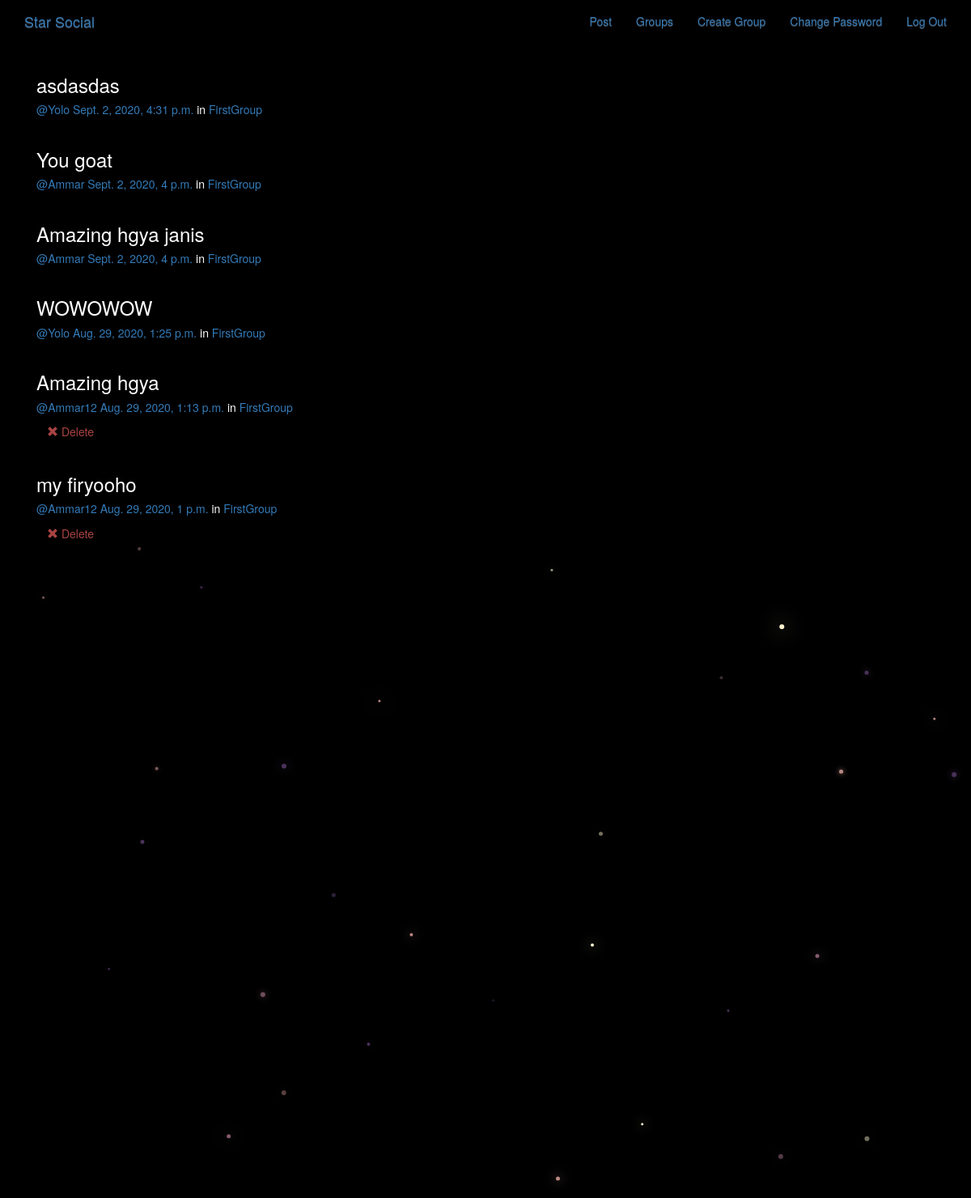
Screenshot of /posts/ (signed in) with the database file from the repository.
### posts/models.py (models this page shows, shortened)
class Post(models.Model):
    user = models.ForeignKey(User , related_name='posts' , on_delete=models.CASCADE)
    created_at = models.DateTimeField(auto_now=True) # means date / time will be got automatically as post's created
    message = models.TextField()
    message_html = models.TextField(editable=False)
    group = models.ForeignKey(Group , related_name='posts' , null=True , blank=True , on_delete=models.CASCADE)
    class Meta():
        ordering = ['-created_at'] # - so see it in descending order... most recent at top
        unique_together = ['user' , 'message']

### groups/models.py (models this page shows, shortened)
class Group(models.Model):
    name = models.CharField(max_length=256 , unique=True) # unique cos dont want groups to have same names
    slug = models.SlugField(allow_unicode=True , unique=True) # unique so all url codes are diff for diff groups
    description = models.TextField(blank=True , default='') #  desc can be blank so black = true.. default value will be ''
    description_html = models.TextField(editable=False , default='' , blank=True) # is not editable.. can be blank
    members = models.ManyToManyField(User , through='GroupMember') # through GroupMember class
    class Meta():
        ordering = ['name']

### posts/views.py (the view)
# urls.py: path('' , views.PostList.as_view() , name='all') ,
class PostList(ListView , SelectRelatedMixin):
    model = Post
    select_related = ('user' , 'group') # from Post model

### posts/templates/posts/post_list.html (shortened to what this page needs)
{% extends "posts/post_base.html" %}
{% load humanize %}
{% block post_content %}
<div class="col-md-8">
	{% for post in post_list %}
  {% include "posts/_post.html" %}
	{% endfor %}
</div>
{% endblock %}

### posts/templates/posts/_post.html
<div class="post media">
  	<h3>{{ post.message_html|safe }}</h3>
  	<div class="media-body">
  		<h5 class="media-heading">
      	<span class="username"><a href="{% url 'posts:for_user' username=post.user.username %}">@{{ post.user.username }}  </a></span>
  			<time class="time"><a href="{% url 'posts:single' username=post.user.username pk=post.pk %}">{{ post.created_at }}  </a></time>
  			{% if post.group %}
  			<span class="group-name">in <a href="{% url 'groups:single' slug=post.group.slug %}">{{ post.group.name }}</a></span>
      	{% endif %}
  		</h5>
  		<div class="media-footer">
  			{% if user.is_authenticated and post.user == user %}
  				<a href="{% url 'posts:delete' pk=post.pk %}" title="delete" class="btn btn-simple">
  					<span class="glyphicon glyphicon-remove text-danger" aria-hidden="true"></span>
  					<span class="text-danger icon-label">Delete</span>
  				</a>
  			{% endif %}
  		</div>
  	</div>
</div>

### static/simplesocial/css/master.css (style rules this page uses)
body { margin: 0; overflow: hidden; background-color: black; color:white; }

### rows the page displays
Post: message_html "asdasdas", user.username "Yolo", created_at "Sept. 2, 2020, 4:31 p.m.", group.name "FirstGroup"
Post: message_html "You goat", user.username "Ammar", created_at "Sept. 2, 2020, 4 p.m.", group.name "FirstGroup"
Post: message_html "Amazing hgya janis", user.username "Ammar", created_at "Sept. 2, 2020, 4 p.m.", group.name "FirstGroup"
Post: message_html "WOWOWOW", user.username "Yolo", created_at "Aug. 29, 2020, 1:25 p.m.", group.name "FirstGroup"
Post: message_html "Amazing hgya", user.username "Ammar12", created_at "Aug. 29, 2020, 1:13 p.m.", group.name "FirstGroup", shows "Delete"
Post: message_html "my firyooho", user.username "Ammar12", created_at "Aug. 29, 2020, 1 p.m.", group.name "FirstGroup", shows "Delete"
